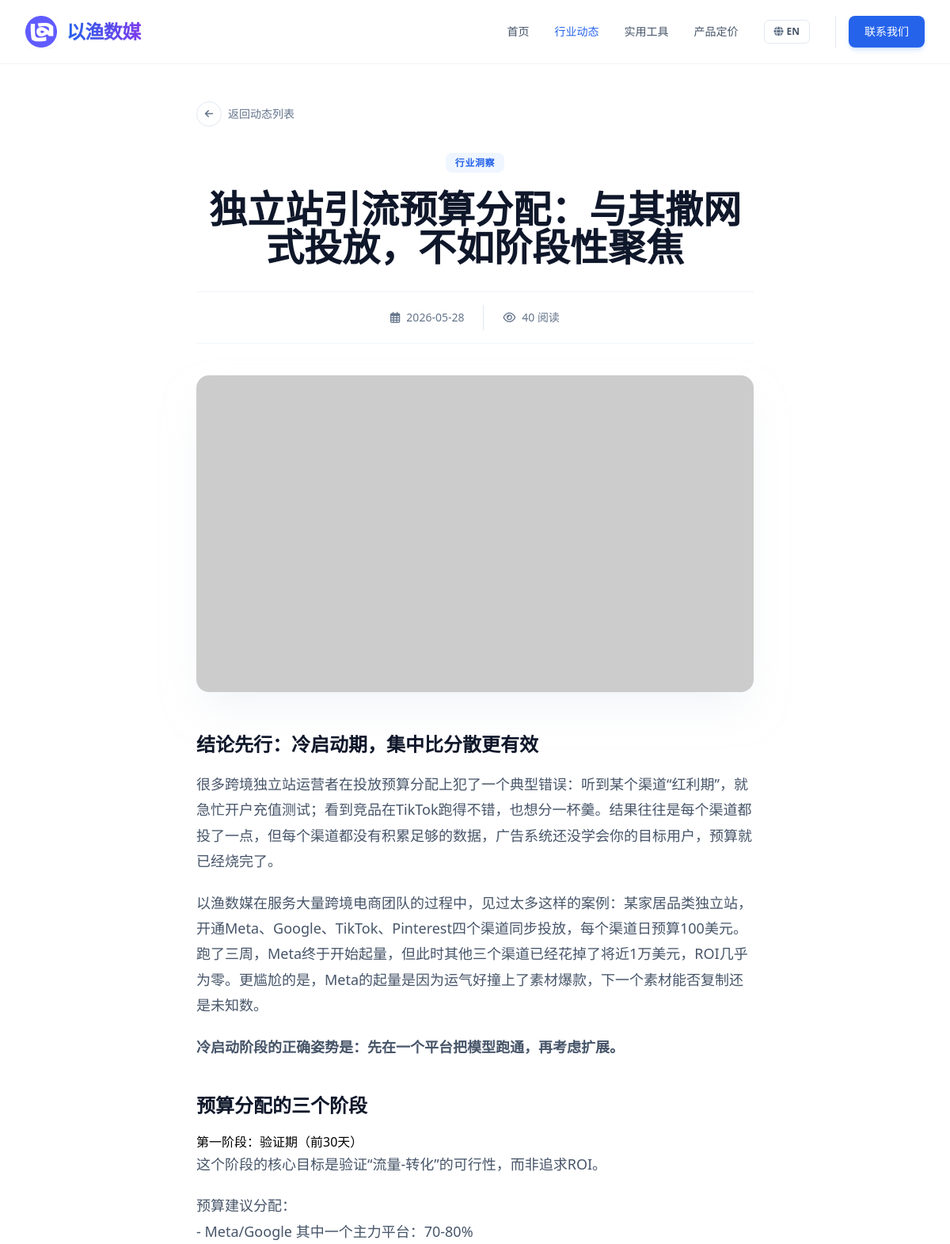
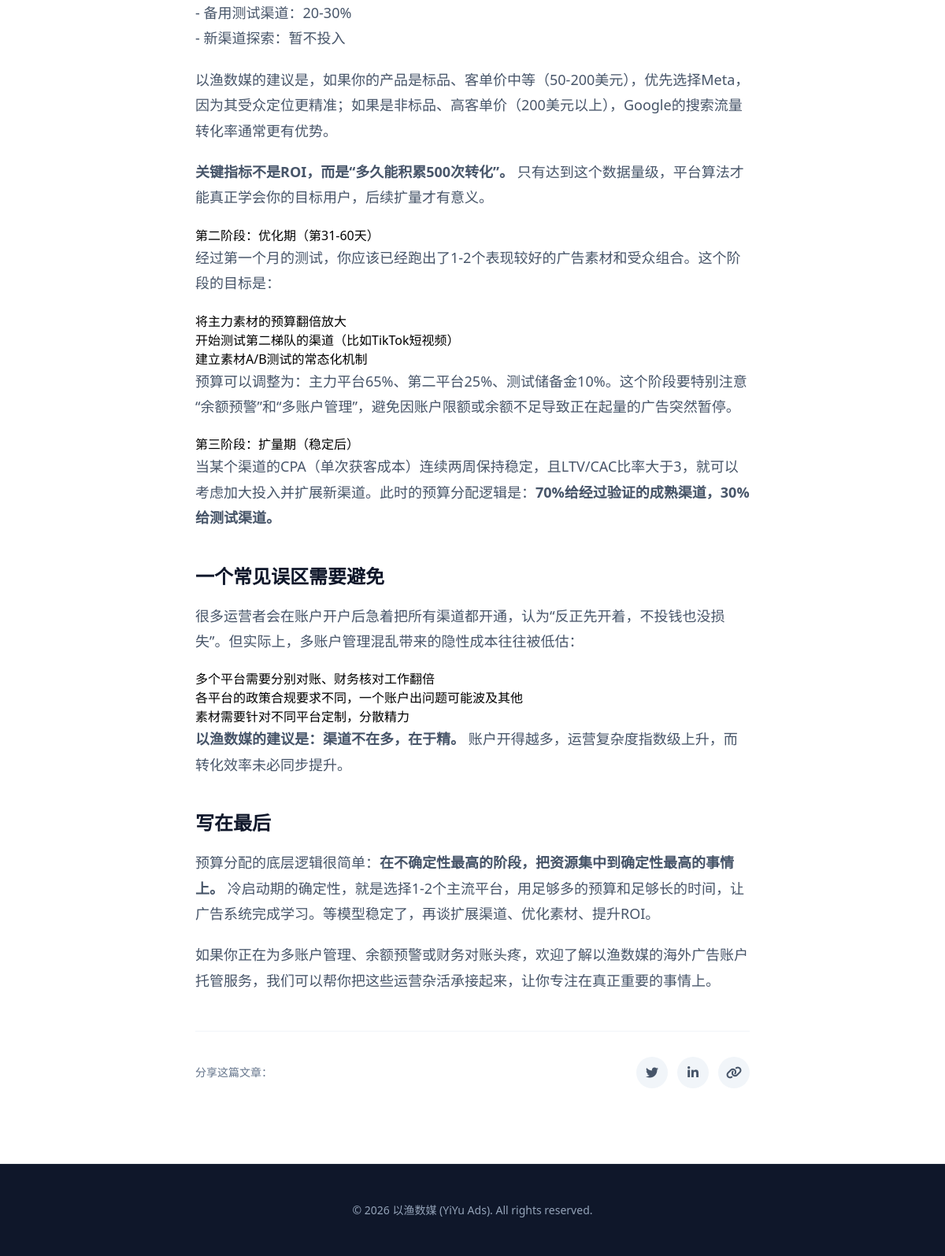
Page /article/124 on the committed database (2 pictures, top to bottom).
### tables this page shows
CREATE TABLE articles (
            id INTEGER PRIMARY KEY AUTOINCREMENT,
            category_id TEXT NOT NULL,
            title TEXT NOT NULL,
            summary TEXT NOT NULL,
            content TEXT NOT NULL,
            date TEXT NOT NULL,
            views INTEGER DEFAULT 0,
            image TEXT NOT NULL
        , seo_keywords TEXT DEFAULT '', seo_score INTEGER DEFAULT 0, title_en TEXT DEFAULT '', summary_en TEXT DEFAULT '', content_en TEXT DEFAULT '', title_vi TEXT DEFAULT "", summary_vi TEXT DEFAULT "", content_vi TEXT DEFAULT "");

### app.py (the view)
@app.route('/article/<int:article_id>')
def article_detail(article_id):
    db = get_db()
    cur = db.cursor()
    cur.execute('SELECT * FROM articles WHERE id = ?', (article_id,))
    article = cur.fetchone()
    if article is None:
        return "Article not found", 404
    return render_template('article_detail.html', article=dict(article))

### app.py (called while the page is built)
def get_db():
    db = getattr(g, '_database', None)
    if db is None:
        db = g._database = sqlite3.connect(DB_PATH)
        db.row_factory = sqlite3.Row
    return db

@app.teardown_appcontext
def close_connection(exception):
    db = getattr(g, '_database', None)
    if db is not None:
        db.close()

@app.after_request
def add_header(response):
    response.headers["Cache-Control"] = "no-cache, no-store, must-revalidate"
    response.headers["Pragma"] = "no-cache"
    response.headers["Expires"] = "0"
    response.headers['Cache-Control'] = 'public, max-age=0'
    return response

### templates/article_detail.html (shortened to what this page needs)
<!DOCTYPE html>
<html lang="zh-CN" x-data="appData()">
<head>
    <script src="https://cdn.tailwindcss.com"></script>
    <link href="https://cdnjs.cloudflare.com/ajax/libs/font-awesome/6.0.0/css/all.min.css" rel="stylesheet">
</head>
<body class="font-sans antialiased bg-white">
    <nav class="fixed w-full z-50 transition-all duration-300 bg-white/90 backdrop-blur-md border-b border-slate-100">
        <div class="max-w-7xl mx-auto px-4 sm:px-6 lg:px-8">
            <div class="flex justify-between h-20 items-center">
                <a href="/" class="flex-shrink-0 flex items-center gap-3 group">
                    <img src="{{ url_for('static', filename='images/logo.png') }}" alt="Logo" class="w-10 h-10 rounded-lg object-cover shadow-sm group-hover:shadow-md transition-shadow duration-300" onerror="this.src='https://ui-avatars.com/api/?name=YY&background=0D8ABC&color=fff'">
                    <span class="font-extrabold text-2xl tracking-tight bg-clip-text text-transparent bg-gradient-to-r from-blue-600 to-violet-600 drop-shadow-sm">以渔数媒</span>
                </a>
                <div class="hidden md:flex space-x-8 items-center">
                    <a href="/" class="text-sm font-medium text-slate-600 hover:text-blue-600 transition-colors" x-text="t[lang].nav.home">首页</a>
                    <a href="/articles" class="text-sm font-medium text-blue-600 transition-colors" x-text="t[lang].nav.articles">行业动态</a>
                                        <a href="/tools" class="text-sm font-medium text-slate-600 hover:text-blue-600 transition-colors" x-text="t[lang].nav.tools">实用工具</a>
<a href="/pricing" class="text-sm font-medium text-slate-600 hover:text-blue-600 transition-colors" x-text="t[lang].nav.pricing">产品定价</a>
                    <button @click="toggleLang()" class="flex items-center space-x-1 px-3 py-1.5 rounded-md border border-slate-200 hover:border-blue-400 hover:bg-slate-50 transition-all">
                        <i class="fas fa-globe text-slate-500 text-xs"></i>
                        <span class="text-xs font-bold text-slate-600" x-text="lang === 'zh' ? 'EN' : '中'"></span>
                    </button>
                    <div class="flex items-center gap-3 pl-4 border-l border-slate-200">
                        <a href="https://t.me/yiyiyiads" target="_blank" class="px-5 py-2.5 rounded-lg bg-blue-600 text-white text-sm font-medium hover:bg-blue-700 transition-all shadow-md shadow-blue-500/20" x-text="t[lang].nav.contact">联系我们</a>
                    </div>
                </div>
            </div>
        </div>
    </nav>
    <main class="pt-32 pb-24">
        <div class="max-w-3xl mx-auto px-4 sm:px-6 lg:px-8 mb-8">
            <a href="/articles" class="inline-flex items-center gap-2 text-sm font-medium text-slate-500 hover:text-blue-600 transition-colors group">
                <div class="w-8 h-8 rounded-full border border-slate-200 flex items-center justify-center group-hover:border-blue-500 group-hover:bg-blue-50 transition-all">
                    <i class="fas fa-arrow-left text-xs group-hover:-translate-x-0.5 transition-transform"></i>
                </div>
                <span x-text="t[lang].back">返回动态列表</span>
            </a>
        </div>
        <article class="max-w-3xl mx-auto px-4 sm:px-6 lg:px-8">
            <header class="mb-10 text-center">
                <div class="mb-6">
                    <span class="px-3 py-1 bg-blue-50 text-blue-600 text-xs font-bold rounded-lg uppercase tracking-wider">
                        <span x-show="lang === 'zh'">
                            {% if article.category_id == 'news' %}官方公告
                            {% elif article.category_id == 'insight' %}行业洞察
                            {% elif article.category_id == 'guide' %}投放指南
                            {% elif article.category_id == 'update' %}产品更新
                            {% else %}资讯{% endif %}
                        </span>
                    </span>
                </div>
                <h1 class="text-3xl md:text-4xl lg:text-5xl font-extrabold text-slate-900 leading-tight mb-8">
                    <span x-show="lang === 'zh'">{{ article.get('title', '') }}</span>
                </h1>
                <div class="flex items-center justify-center gap-6 text-sm text-slate-500 border-t border-b border-slate-100 py-4">
                    <div class="flex items-center gap-2">
                        <i class="far fa-calendar-alt"></i>
                        <span>{{ article.date }}</span>
                    </div>
                    <div class="flex items-center gap-2">
                        <i class="far fa-eye"></i>
                        <span><span id="article-view-count" data-article-id="{{ article.id }}" data-base-views="{{ article.views }}">{{ article.views }}</span> <span x-text="t[lang].reads">阅读</span></span>
                    </div>
                </div>
            </header>
            <div class="rounded-2xl overflow-hidden mb-12 shadow-2xl shadow-slate-200/50">
                <img src="{{ article.image }}" alt="Featured Image" class="w-full h-[400px] object-cover">
            </div>
            <div class="prose max-w-none" x-show="lang === 'zh'">
                {{ article.get('content', '') | markdown | safe }}
            </div>
            <div class="mt-12 pt-8 border-t border-slate-100 flex items-center justify-between">
                <div class="text-sm font-medium text-slate-500" x-text="t[lang].share">分享这篇文章：</div>
                <div class="flex gap-3">
                    <button class="w-10 h-10 rounded-full bg-slate-100 flex items-center justify-center text-slate-600 hover:bg-[#1DA1F2] hover:text-white transition-colors">
                        <i class="fab fa-twitter"></i>
                    </button>
                    <button class="w-10 h-10 rounded-full bg-slate-100 flex items-center justify-center text-slate-600 hover:bg-[#0077B5] hover:text-white transition-colors">
                        <i class="fab fa-linkedin-in"></i>
                    </button>
                    <button class="w-10 h-10 rounded-full bg-slate-100 flex items-center justify-center text-slate-600 hover:bg-[#00B489] hover:text-white transition-colors">
                        <i class="fas fa-link"></i>
                    </button>
                </div>
            </div>
        </article>
    </main>
    <footer class="bg-slate-900 py-12 border-t border-slate-800">
        <div class="max-w-7xl mx-auto px-4 sm:px-6 lg:px-8 text-center">
            <p class="text-slate-400 text-sm">
                &copy; 2026 以渔数媒 (YiYu Ads). All rights reserved.
            </p>
        </div>
    </footer>
</body>
</html>

### templates/article_detail.html (style rules this page uses)
.prose h2 { color: #0f172a; font-weight: 700; font-size: 1.5rem; margin-top: 2.5rem; margin-bottom: 1rem; }
.prose p { color: #475569; line-height: 1.8; margin-bottom: 1.25rem; font-size: 1.125rem; }

### rows in the picture
articles: get "独立站引流预算分配：与其撒网式投放，不如阶段性聚焦", date "2026-05-28", views "40", get "结论先行：冷启动期，集中比分散更有效 很多跨境独立站运营者在投放预算分配上犯了一个典型错误：听到某个渠道“红利期”，就急忙开户充值测试；看到竞品在TikTok跑得不错，也想分一杯羹。结果往往是每个渠道都投了一点，但每个渠道都没有积累足够的数据，广告系统还没学会你的目标用户，预算就已经烧完了。 以渔数媒在服务大量跨境电商团队的过程中，见过太多这样的案例：某家居品类独立站，开通Meta、Google、TikTok、Pinterest四个渠道同步投放，每个渠道日预算100美元。跑了三周，Meta终于开始起量，但此时其他三个渠道已经花掉了将近1万美元，ROI几乎为零。更尴尬的是，Meta的起量是因为运气好撞上了素材爆款，下一个素材能否复制还是未知数。 冷启动阶段的正确姿势是：先在一个平台把模型跑通，再考虑扩展。 预算分配的三个阶段 第一阶段：验证期（前30天） 这个阶段的核心目标是验证“流量-转化”的可行性，而非追求ROI。 预算建议分配： - Meta/Google 其中一个主力平台：70-80% - 备用测试渠道：20-30% - 新渠道探索：暂不投入 以渔数媒的建议是，如果你的产品是标品、客单价中等（50-200美元），优先选择Meta，因为其受众定位更精准；如果是非标品、高客单价（200美元以上），Google的搜索流量转化率通常更有优势。 关键指标不是ROI，而是“多久能积累500次转化”。 只有达到这个数据量级，平台算法才能真正学会你的目标用户，后续扩量才有意义。 第二阶段：优化期（第31-60天）…"
